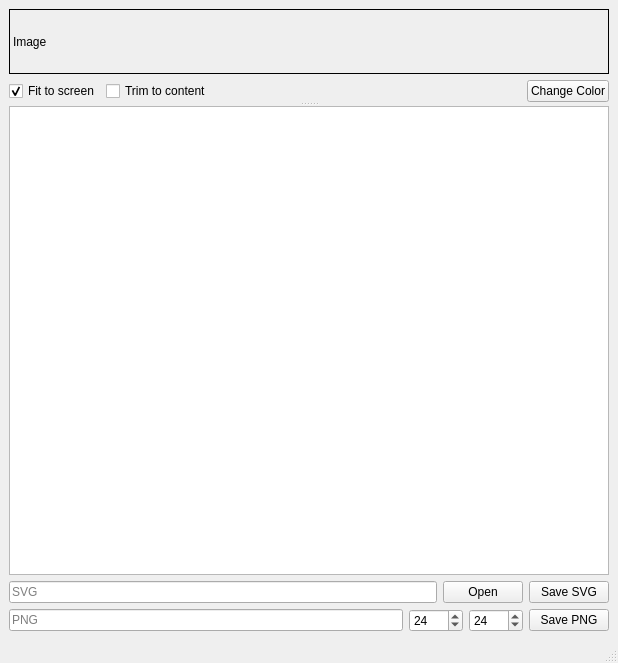
<?xml version="1.0" encoding="UTF-8"?>
<ui version="4.0">
 <class>MainWindow</class>
 <widget class="QMainWindow" name="MainWindow">
  <property name="geometry">
   <rect>
    <x>0</x>
    <y>0</y>
    <width>618</width>
    <height>663</height>
   </rect>
  </property>
  <property name="windowTitle">
   <string>svgmestari</string>
  </property>
  <widget class="QWidget" name="centralwidget">
   <layout class="QVBoxLayout" name="verticalLayout_3">
    <item>
     <widget class="QSplitter" name="splitter">
      <property name="orientation">
       <enum>Qt::Vertical</enum>
      </property>
      <widget class="QWidget" name="verticalLayoutWidget_2">
       <layout class="QVBoxLayout" name="verticalLayout_2">
        <item>
         <widget class="QLabel" name="imageLabel">
          <property name="sizePolicy">
           <sizepolicy hsizetype="Preferred" vsizetype="Preferred">
            <horstretch>0</horstretch>
            <verstretch>0</verstretch>
           </sizepolicy>
          </property>
          <property name="frameShape">
           <enum>QFrame::Box</enum>
          </property>
          <property name="text">
           <string>Image</string>
          </property>
         </widget>
        </item>
        <item>
         <layout class="QHBoxLayout" name="horizontalLayout_3">
          <item>
           <widget class="QCheckBox" name="fitCheckBox">
            <property name="text">
             <string>Fit to screen</string>
            </property>
            <property name="checked">
             <bool>true</bool>
            </property>
           </widget>
          </item>
          <item>
           <widget class="QCheckBox" name="trimCheckBox">
            <property name="text">
             <string>Trim to content</string>
            </property>
           </widget>
          </item>
          <item>
           <spacer name="horizontalSpacer">
            <property name="orientation">
             <enum>Qt::Horizontal</enum>
            </property>
            <property name="sizeHint" stdset="0">
             <size>
              <width>40</width>
              <height>20</height>
             </size>
            </property>
           </spacer>
          </item>
          <item>
           <widget class="QPushButton" name="colorPushButton">
            <property name="text">
             <string>Change Color</string>
            </property>
           </widget>
          </item>
         </layout>
        </item>
       </layout>
      </widget>
      <widget class="QWidget" name="verticalLayoutWidget">
       <layout class="QVBoxLayout" name="verticalLayout">
        <item>
         <widget class="QTextEdit" name="svgTextEdit"/>
        </item>
        <item>
         <layout class="QHBoxLayout" name="horizontalLayout">
          <item>
           <widget class="QLineEdit" name="svgLineEdit">
            <property name="placeholderText">
             <string>SVG</string>
            </property>
           </widget>
          </item>
          <item>
           <widget class="QPushButton" name="svgOpenPushButton">
            <property name="text">
             <string>Open</string>
            </property>
           </widget>
          </item>
          <item>
           <widget class="QPushButton" name="svgSavePushButton">
            <property name="text">
             <string>Save SVG</string>
            </property>
           </widget>
          </item>
         </layout>
        </item>
        <item>
         <layout class="QHBoxLayout" name="horizontalLayout_2">
          <item>
           <layout class="QVBoxLayout" name="verticalLayout_4">
            <item>
             <widget class="QLineEdit" name="pngLineEdit">
              <property name="placeholderText">
               <string>PNG</string>
              </property>
             </widget>
            </item>
           </layout>
          </item>
          <item>
           <widget class="QSpinBox" name="pngWidthSpinBox">
            <property name="minimumSize">
             <size>
              <width>50</width>
              <height>0</height>
             </size>
            </property>
            <property name="minimum">
             <number>1</number>
            </property>
            <property name="maximum">
             <number>7680</number>
            </property>
            <property name="value">
             <number>24</number>
            </property>
           </widget>
          </item>
          <item>
           <widget class="QSpinBox" name="pngHeightSpinBox">
            <property name="minimumSize">
             <size>
              <width>50</width>
              <height>0</height>
             </size>
            </property>
            <property name="minimum">
             <number>1</number>
            </property>
            <property name="maximum">
             <number>4320</number>
            </property>
            <property name="value">
             <number>24</number>
            </property>
           </widget>
          </item>
          <item>
           <widget class="QPushButton" name="pngSavePushButton">
            <property name="text">
             <string>Save PNG</string>
            </property>
           </widget>
          </item>
         </layout>
        </item>
       </layout>
      </widget>
     </widget>
    </item>
   </layout>
  </widget>
  <widget class="QMenuBar" name="menubar">
   <property name="geometry">
    <rect>
     <x>0</x>
     <y>0</y>
     <width>618</width>
     <height>17</height>
    </rect>
   </property>
  </widget>
  <widget class="QStatusBar" name="statusbar"/>
 </widget>
 <resources/>
 <connections/>
</ui>
